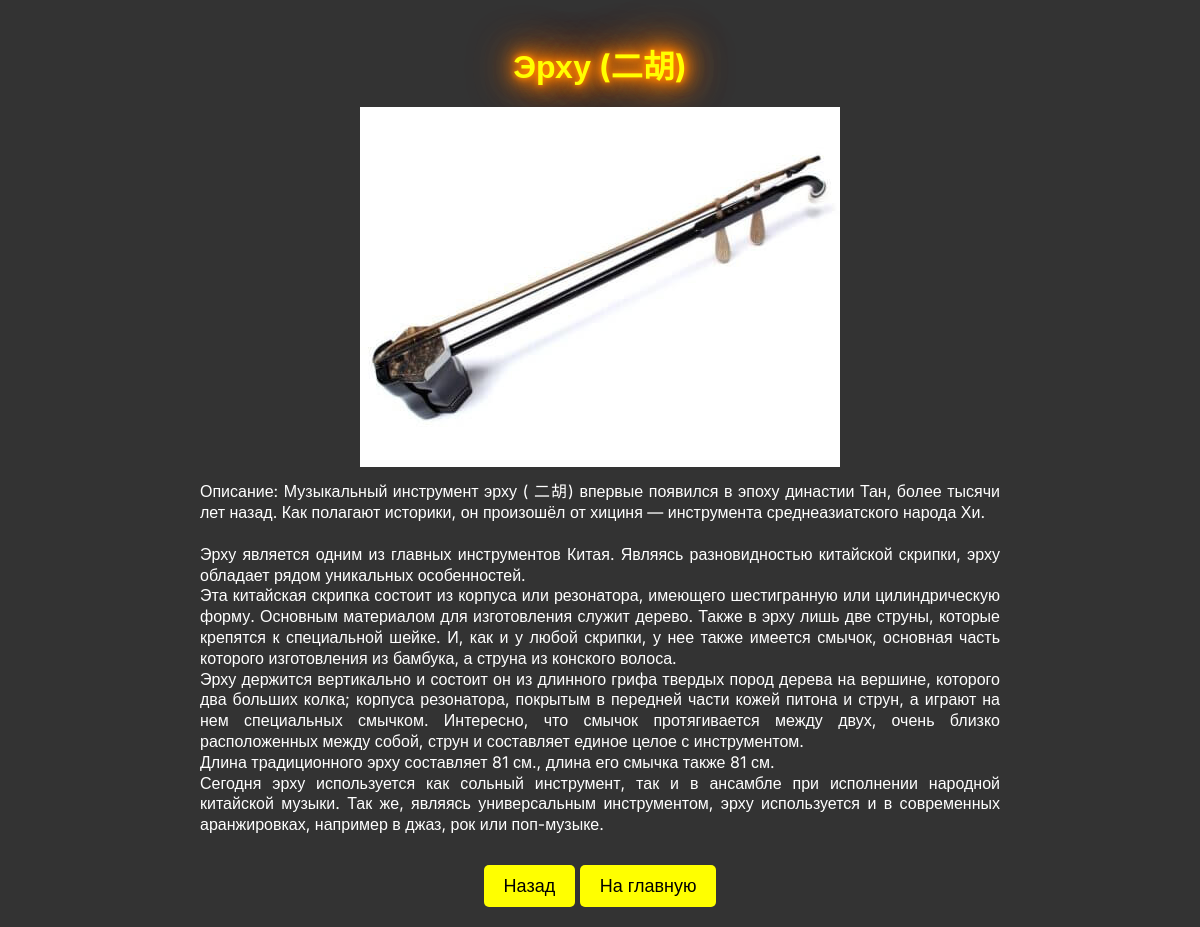
The page /instrument_detail/3/ on the database its author committed.
### music_instruments/models.py (models this page shows)
class Instrument(models.Model):
    image = models.ImageField(upload_to='instrument_images/', null=True, blank=True)
    title = models.CharField(max_length=255)
    description = models.TextField(max_length=3000)
    category = models.ForeignKey(Category, on_delete=models.CASCADE, null=True)

### music_instruments/views.py (the view)
# urls.py: path('instrument_detail/<int:instrument_id>/', views.instrument_detail, name='instrument_detail'),
def instrument_detail(request, instrument_id):
    instrument = get_object_or_404(Instrument, pk=instrument_id)
    return render(request, 'music_instruments/instrument_detail.html', {'instrument': instrument})

### music_instruments/templates/music_instruments/instrument_detail.html (shortened to what this page needs)
<!DOCTYPE html>
{% load static %}
<html lang="en">
<head>
    <link rel="stylesheet" type="text/css" href="{% static 'css/styles.css' %}">
</head>
<body>
    <h1>{{ instrument.title }}</h1>
    {% if instrument.image %}
        <img src="{{ instrument.image.url }}" alt="{{ instrument.title }}">
    {% endif %}
    <p class="description">Описание: {{ instrument.description }}</p>
    <a href="javascript:history.back()" class="back-button">Назад</a>
    <a href="{% url 'index' %}" class="back-button">На главную</a>
</body>
</html>

### music_instruments/static/css/styles.css (style rules this page uses)
body { font-family: 'Inter', sans-serif; background-color: #333333; color: #ff0; margin: 0; padding: 20px; text-align: center; }
h1, h2 { color: #ff0; margin-bottom: 20px; text-align: center; }
h1 { text-shadow: 0 0 5px #ff7f00, 0 0 10px #ff7f00, 0 0 15px #ff7f00, 0 0 20px #ff7f00, 0 0 30px #ff7f00, 0 0 40px #ff7f00, 0 0 50px #ff7f00; white-space: nowrap; }
a { color: #fff; text-decoration: none; font-size: 18px; }
.back-button { display: inline-block; margin-top: 20px; padding: 10px 20px; background-color: #ff0; color: #000; text-decoration: none; border-radius: 5px; }
.description { color: white; max-width: 800px; margin: 0 auto; padding: 10px; text-align: justify; line-height: 1.3; white-space: pre-line; font-size: 16px; }

### rows shown on the page
Instrument: title "Эрху (二胡)", image (picture), description "Музыкальный инструмент эрху ( 二胡) впервые появился в эпоху династии Тан, более тысячи лет назад. Как полагают историки, он произошёл от хициня — инструмента среднеазиатского народа Хи. Эрху является одним из главных инструментов Китая. Являясь разновидностью китайской скрипки, эрху обладает рядом уникальных особенностей. Эта китайская скрипка состоит из корпуса или резонатора, имеющего шестигранную или цилиндрическую форму. Основным материалом для изготовления служит дерево. Также в эрху лишь две струны, которые крепятся к специальной шейке. И, как и у любой скрипки, у нее также имеется смычок, основная часть которого изготовления из бамбука, а струна из конского волоса. Эрху держится…"
